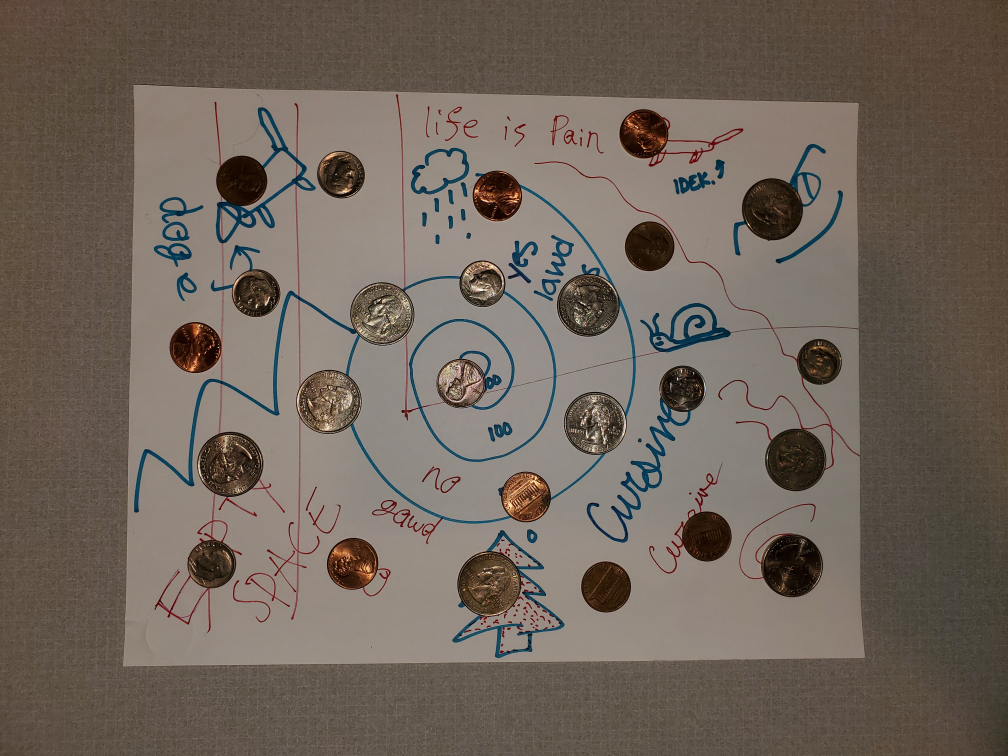
%> input picture data/2.jpg, 4032 x 3024 px (shown at 1/4 size)
$ octave data_exploration.m   (GNU Octave 9; MATLAB toolbox functions it lacks are replaced by stand-ins)
%> lines starting %> are read from the running program, lines starting %| are printed output that depends on the picture; in (x1, y1, x2, y2) boxes, pixels count from 0 and x2, y2 are one past the last pixel; in counts of white or black regions, pixels touching at a corner belong together; the program's own positions count from 1
% ECE:5480 Digital Image Processing
% Final Project Exploratory Script
% Mikayla Biggs & Alexander Powers

%% Read image file
% this should work on all OS
src_dir = pwd();
filesep_idx = strfind(src_dir, filesep);
data_folder = strcat(src_dir(1:filesep_idx(end)), 'data/');
I = imread(strcat(data_folder, '2.jpg'));

figure(1);imshow(I,[]);
I = rgb2hsv(I);

%% Overview of Image features
figure(2);

I_hsv = rgb2hsv(I);
I_gray = rgb2gray(I);
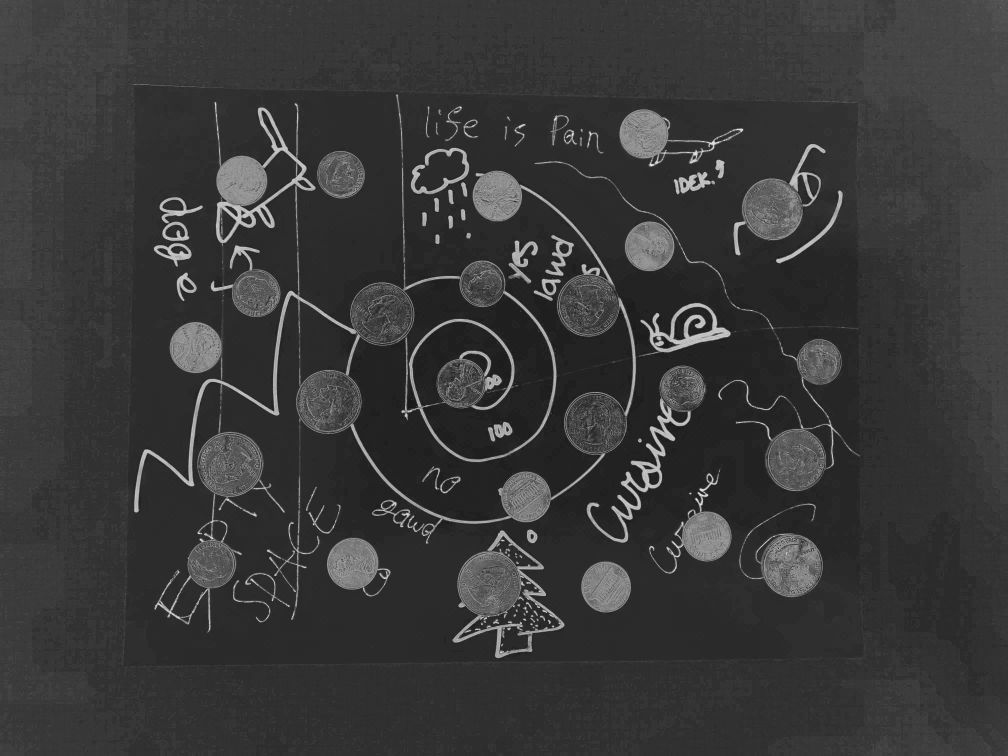
%> I_gray: size 3024x4032 double (shown at 1/4 size); min 0, max 0.929, mean 0.224
I_hue = imbinarize(I_hsv(:,:,1));
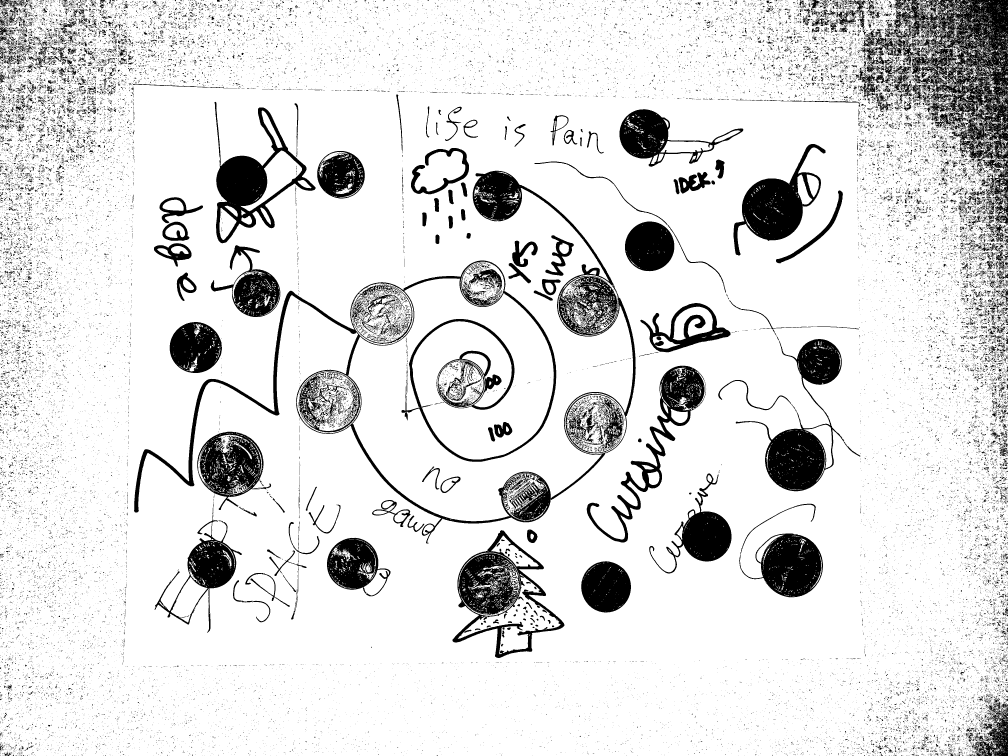
%> I_hue: size 3024x4032 logical (shown at 1/4 size); 87.3% white; 49466 black regions (46518 under 20 px), largest, box (x1, y1, x2, y2) and area: (536, 683, 2543, 2174) 180666, (3499, 0, 4032, 811) 154155, (2873, 1339, 3442, 1965) 77757
%> (the run ends here)

$ run again, with data/0.jpg copied over data/2.jpg
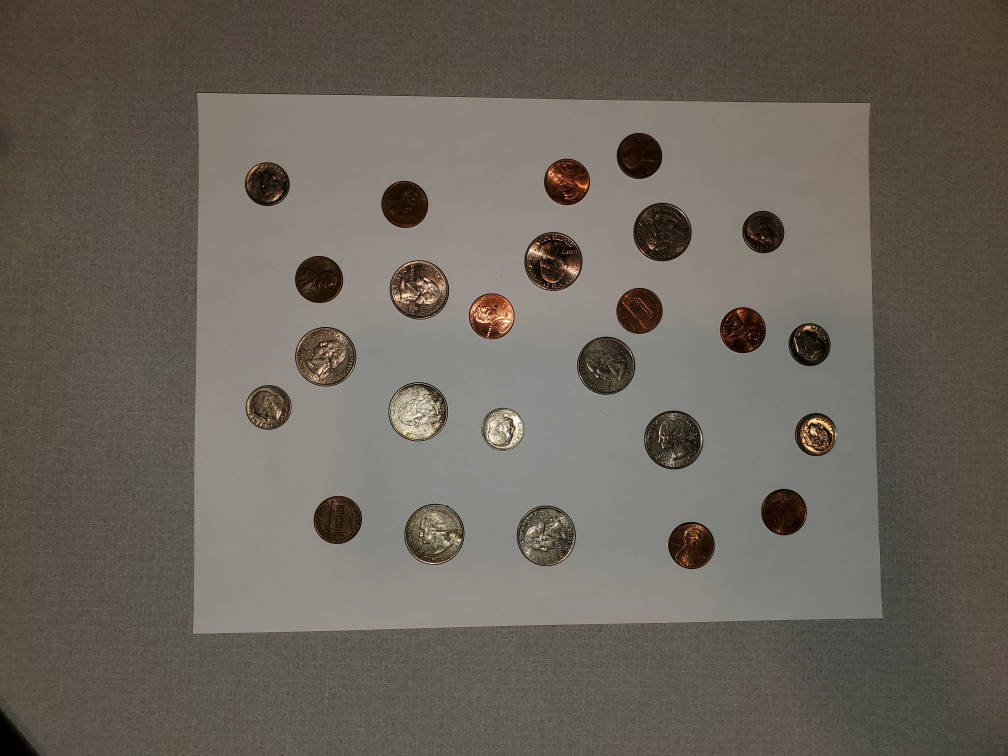
%> input picture data/0.jpg, 4032 x 3024 px (shown at 1/4 size)
%> `I_gray = rgb2gray(I);`:
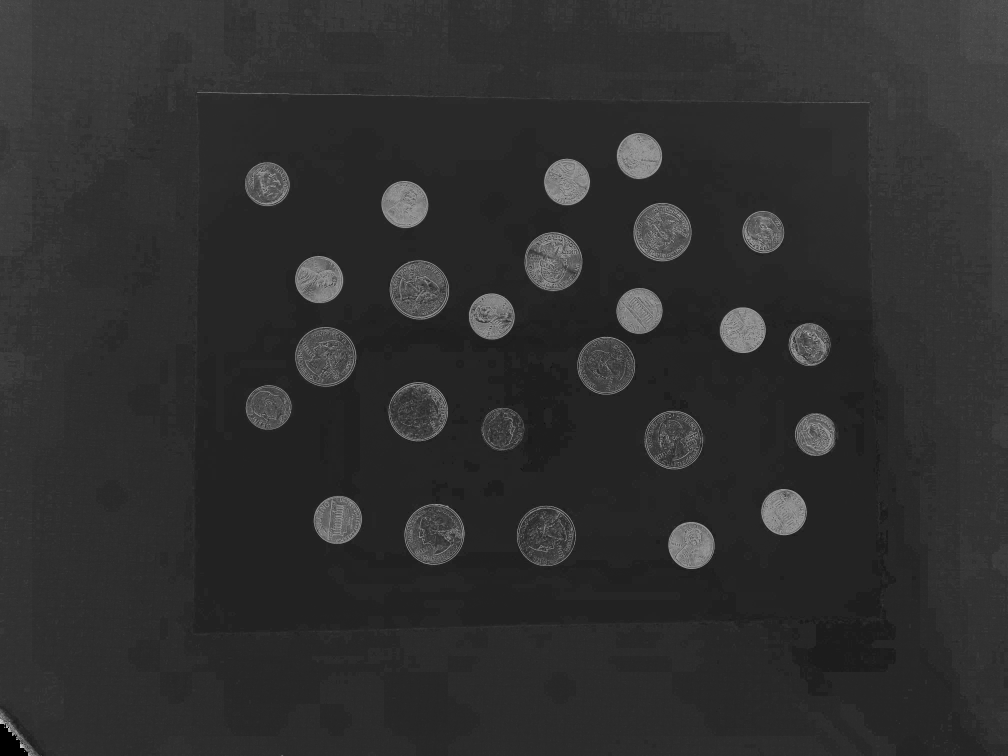
%> I_gray: size 3024x4032 double (shown at 1/4 size); min 0, max 0.898, mean 0.188
%> `I_hue = imbinarize(I_hsv(:,:,1));`:
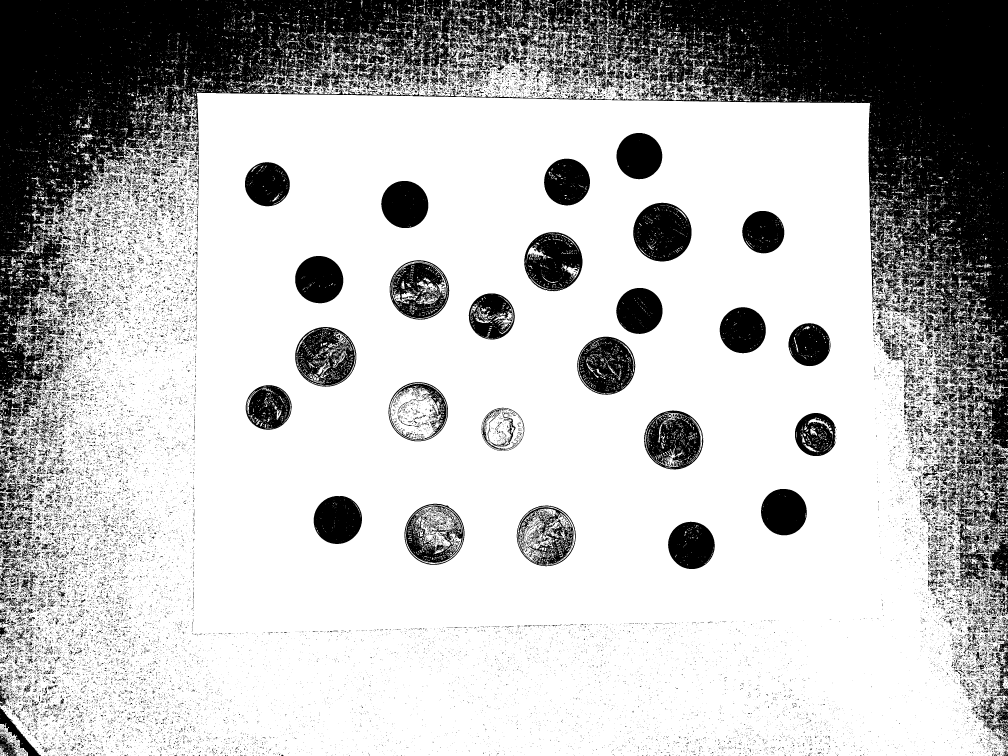
%> I_hue: size 3024x4032 logical (shown at 1/4 size); 73.1% white; 42079 black regions (38784 under 20 px), largest, box (x1, y1, x2, y2) and area: (0, 0, 4032, 2349) 2199406, (2533, 811, 2766, 1046) 41201, (2097, 929, 2330, 1165) 37254

$ run again, with data/1.jpg copied over data/2.jpg
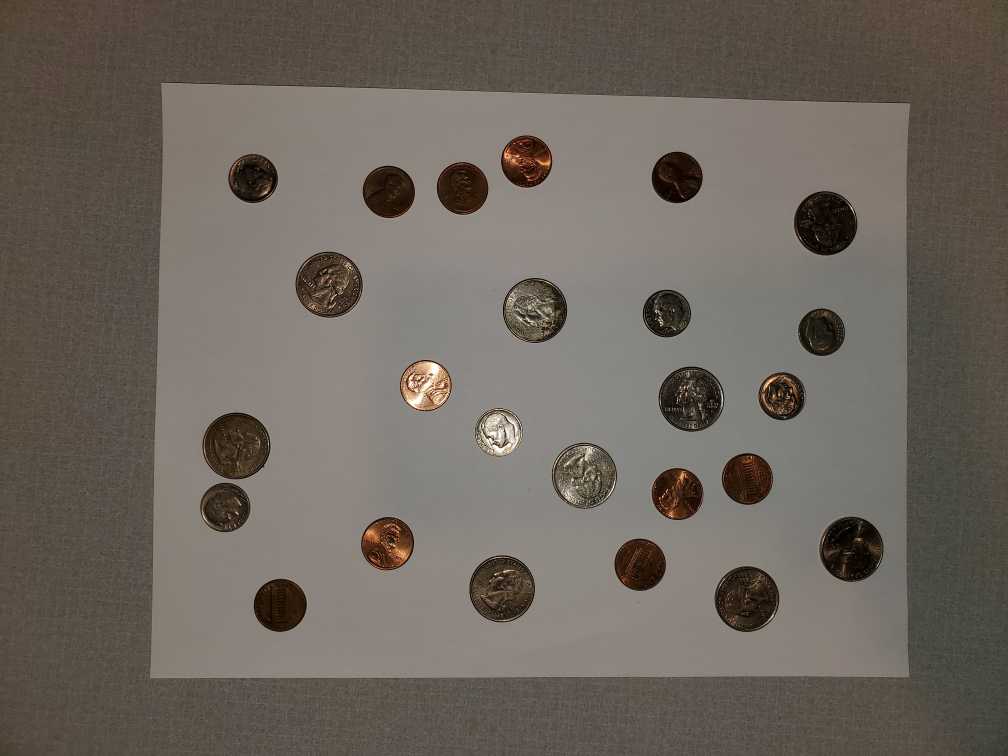
%> input picture data/1.jpg, 4032 x 3024 px (shown at 1/4 size)
%> `I_gray = rgb2gray(I);`:
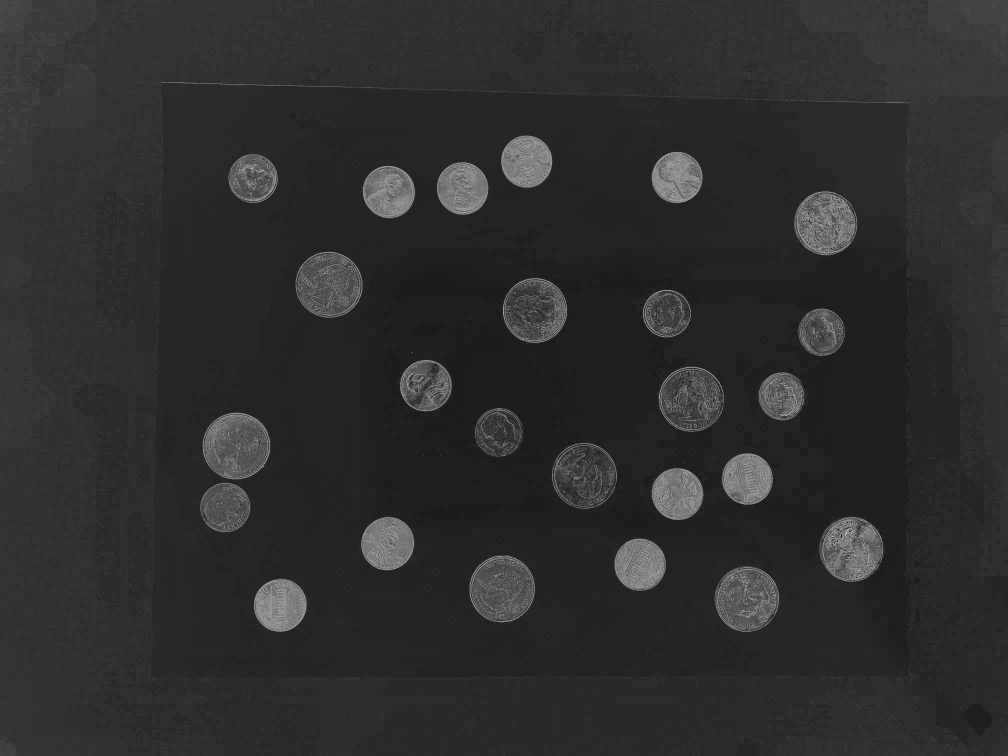
%> I_gray: size 3024x4032 double (shown at 1/4 size); min 0, max 0.899, mean 0.182
%> `I_hue = imbinarize(I_hsv(:,:,1));`:
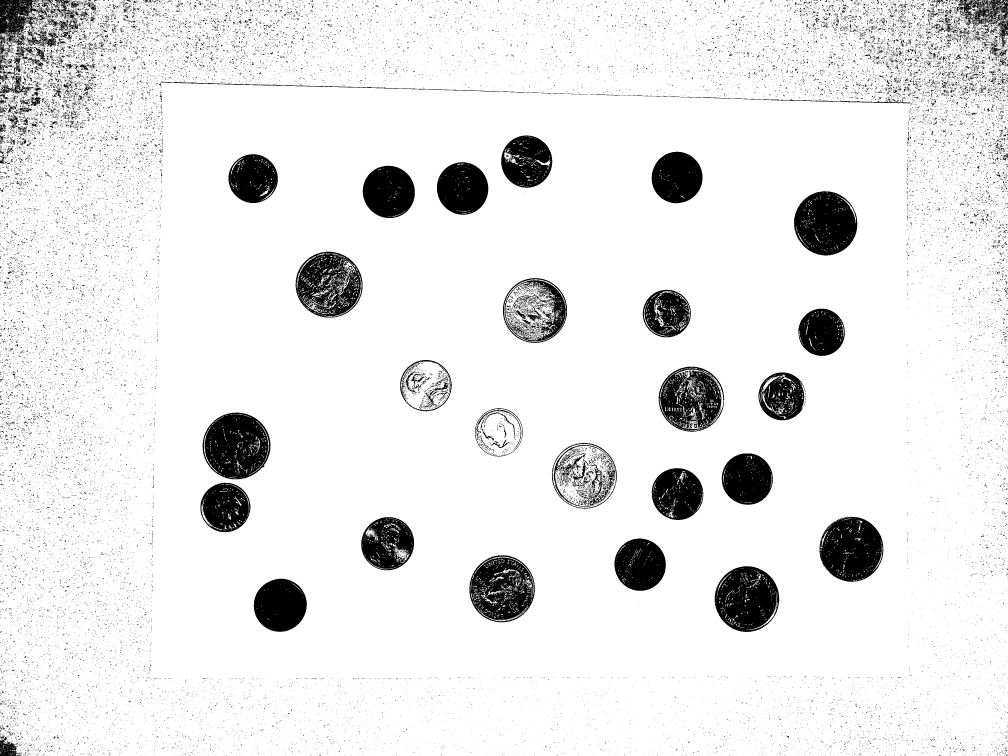
%> I_hue: size 3024x4032 logical (shown at 1/4 size); 91.2% white; 44086 black regions (42395 under 20 px), largest, box (x1, y1, x2, y2) and area: (810, 1650, 1082, 1917) 52589, (3277, 2067, 3534, 2327) 49486, (2859, 2265, 3117, 2528) 49097

$ run again, with data/3.jpg copied over data/2.jpg
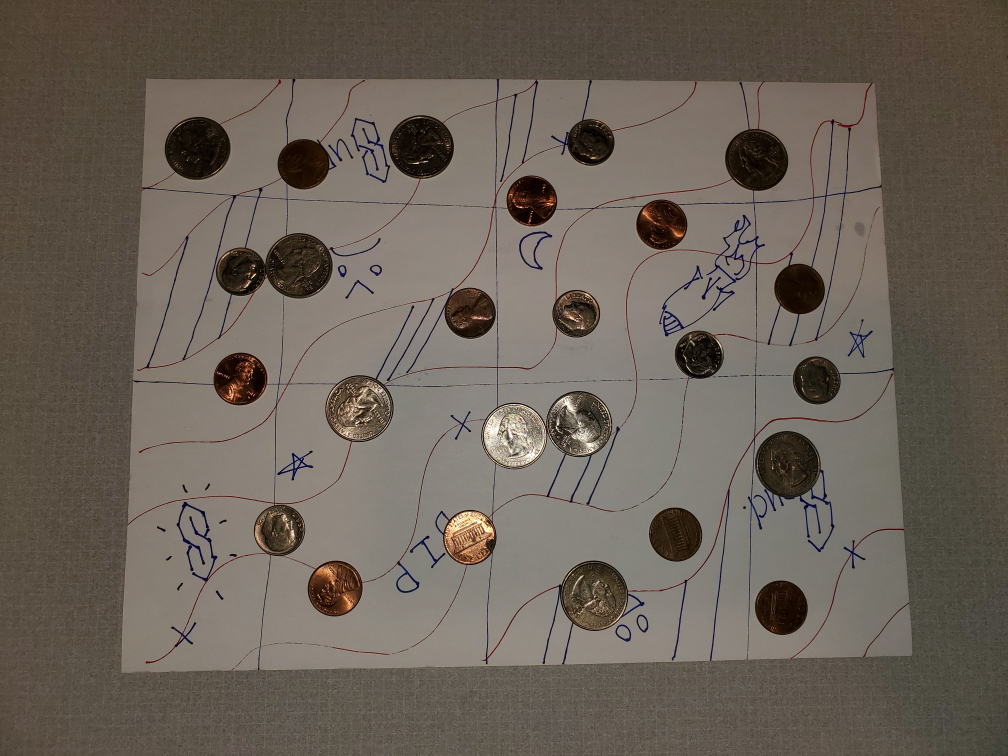
%> input picture data/3.jpg, 4032 x 3024 px (shown at 1/4 size)
%> `I_gray = rgb2gray(I);`:
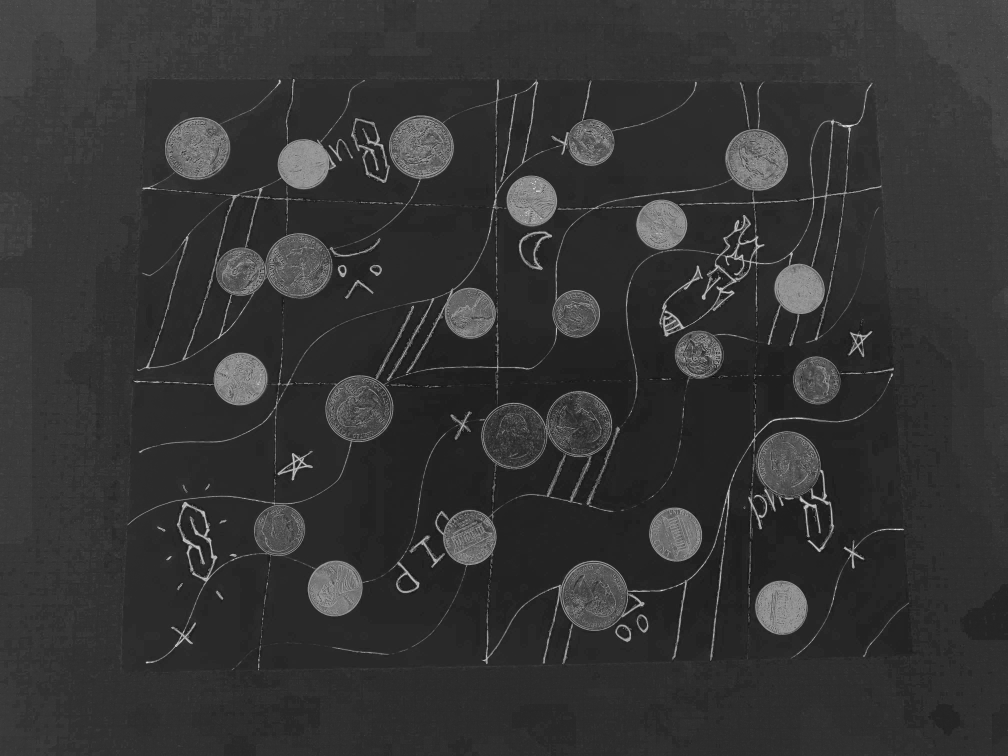
%> I_gray: size 3024x4032 double (shown at 1/4 size); min 0, max 0.919, mean 0.208
%> `I_hue = imbinarize(I_hsv(:,:,1));`:
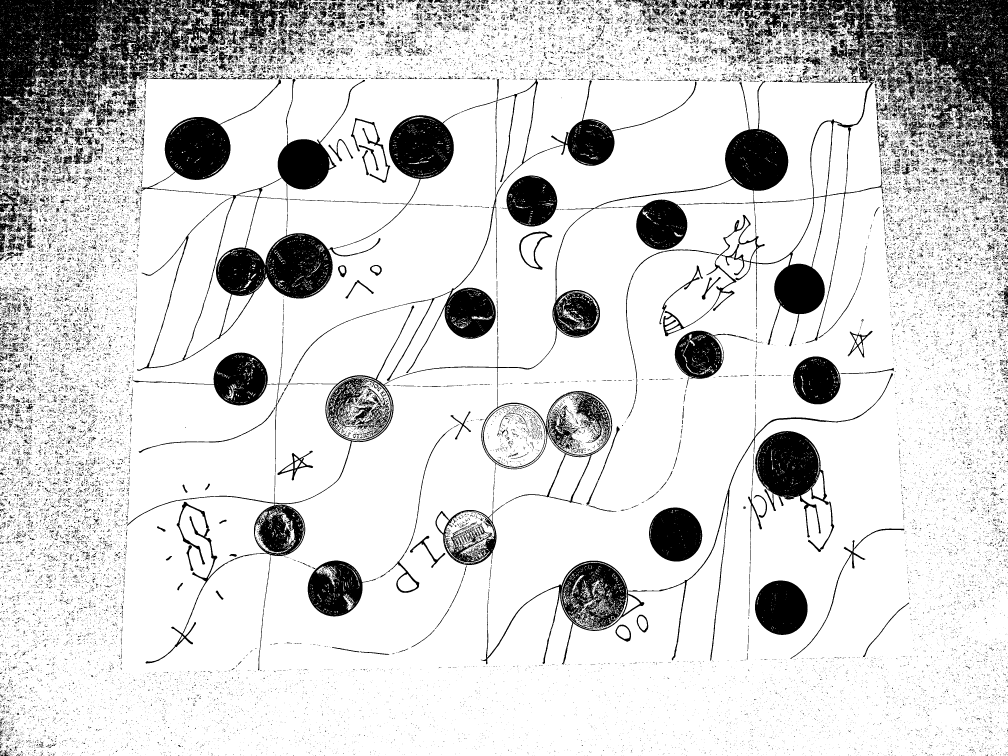
%> I_hue: size 3024x4032 logical (shown at 1/4 size); 83.6% white; 52500 black regions (48764 under 20 px), largest, box (x1, y1, x2, y2) and area: (507, 0, 4032, 2432) 524505, (0, 0, 1270, 662) 306138, (549, 315, 2786, 1533) 253287
